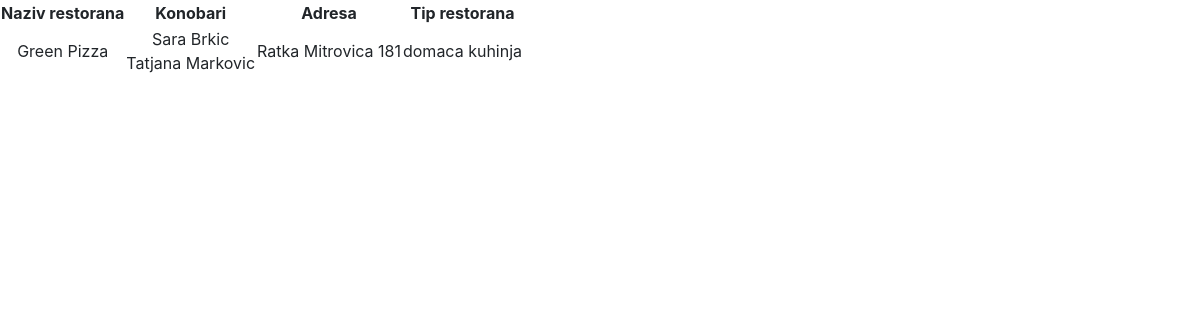
The app's page /neregistrovani_korisnik.php?pretaga_naziv=Green Pizza with its own data.
### tables this page shows
CREATE TABLE IF NOT EXISTS `restorani` (
  `id` int NOT NULL AUTO_INCREMENT,
  `naziv` varchar(50) NOT NULL,
  `adresa` varchar(50) NOT NULL,
  `tip` enum('kineski','indijski','japanski','domaca kuhinja') NOT NULL,
  `prosecna_ocena` float NOT NULL,
  `mapa` varchar(500) NOT NULL,
  `telefon` varchar(50) NOT NULL,
  `pocetak_radnog_vremena` time NOT NULL,
  `kraj_radnog_vremena` time NOT NULL,
  `opis` varchar(500) NOT NULL,
  `kontakt_osoba` varchar(50) NOT NULL,
  `broj_stolova` int NOT NULL,
  `broj_ocena` int NOT NULL,
  PRIMARY KEY (`id`)
);

CREATE TABLE IF NOT EXISTS `konobari` (
  `kor_ime` varchar(50) NOT NULL,
  `id_restorana` int NOT NULL,
  `aktivnost` enum('aktivan','blokiran') NOT NULL,
  `ime` varchar(50) NOT NULL,
  `prezime` varchar(50) NOT NULL,
  `id` int NOT NULL AUTO_INCREMENT,
  PRIMARY KEY (`id`)
);

### neregistrovani_korisnik.php (the view, shortened to what this page needs)
<!DOCTYPE html>
<html>
    <head>
        <link rel="stylesheet" type="text/css" href="bootstrap.min.css">
        <link rel="stylesheet" type="text/css" href="izgled_stranice.css">
    </head>
    <body>
        <?php
        require 'dbConn.php';
        $sort_naziv = $_GET['sort_naziv'];
        $sort_adresa = $_GET['sort_adresa'];
        $sort_tip = $_GET['sort_tip'];
        $pretaga_naziv = $_GET['pretaga_naziv'];
        $pretaga_adresa = $_GET['pretaga_adresa'];
        $pretaga_tip = $_GET['pretaga_tip'];
        if($sort_naziv == 'neopadajuce'){
            $sort_naziv = 'asc';
        }
        else{
            $sort_naziv = 'desc';
        }
        if($sort_adresa == 'neopadajuce'){
            $sort_adresa = 'asc';
        }
        else{
            $sort_adresa = 'desc';
        }
        if($sort_tip == 'neopadajuce'){
            $sort_tip = 'asc';
        }
        else{
            $sort_tip = 'desc';
        }
        $result = mysqli_query($conn, "select * from restorani where naziv like '%$pretaga_naziv%' and adresa like '%$pretaga_adresa%' and tip like '%$pretaga_tip%' order by naziv ".$sort_naziv.", adresa ".$sort_adresa.", tip ".$sort_tip."");
        ?>
        <table>
            <tr colspan = "2">
                <th>Naziv restorana</th>
                <th>Konobari</th>
                <th>Adresa</th>
                <th>Tip restorana</th>
            </tr>
            <?php
            if(mysqli_num_rows($result)>0){
                while($row = mysqli_fetch_assoc($result)){
                  ?>
            <tr colspan = "2">
                <td><?php echo $row['naziv'] ?></td>
                <td><?php
                $id_restorana = $row['id'];
                $result1 = mysqli_query($conn, "select * from konobari where id_restorana='$id_restorana' and aktivnost='aktivan'");
                if(mysqli_num_rows($result1)>0){
                    while($row1 = mysqli_fetch_assoc($result1)){
                        echo $row1['ime'].' '.$row1['prezime'].'<br>';
                    }
                }
                ?></td>
                <td><?php echo $row['adresa'] ?></td>
                <td><?php echo $row['tip'] ?></td>
            </tr>
            <?php
                }
            }
            ?>
        </table>
    </body>
</html>

### izgled_stranice.css (style rules this page uses)
th { text-align: center; }
td { text-align: center; }

### records on screen
restorani: naziv "Green Pizza", adresa "Ratka Mitrovica 181", tip "domaca kuhinja"
konobari: ime "Sara", prezime "Brkic"
konobari: ime "Tatjana", prezime "Markovic"
